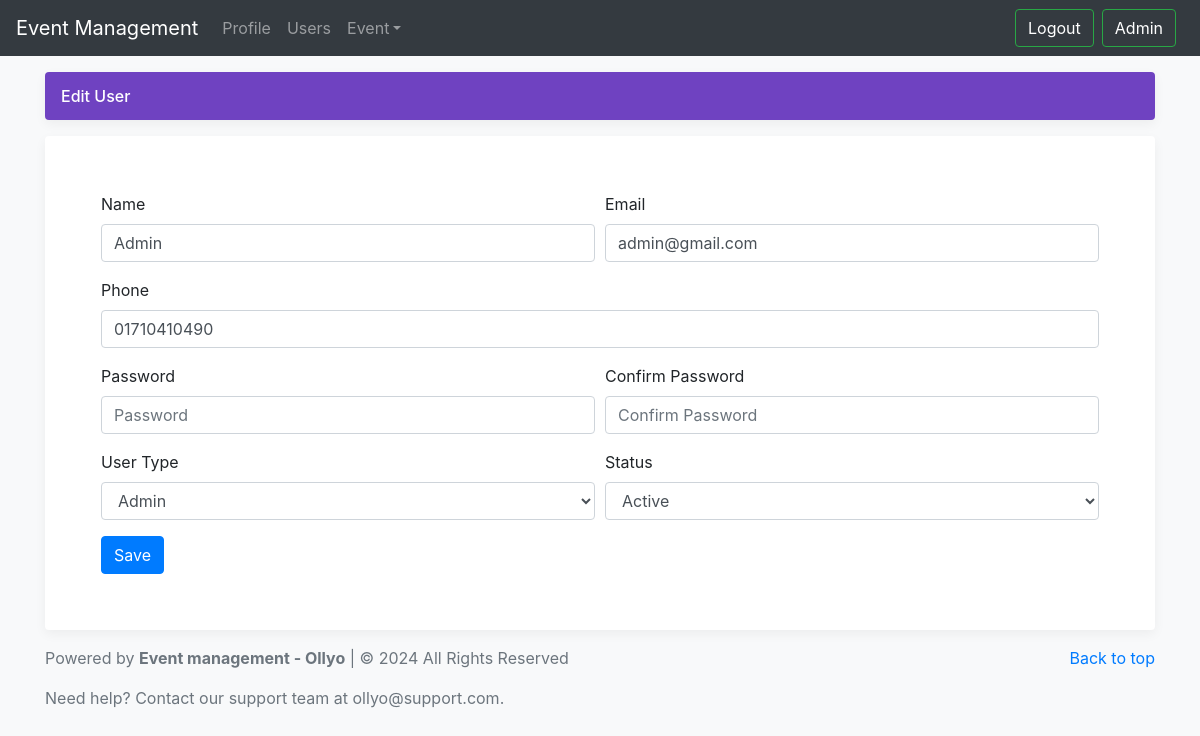
The page /edit_user.php?id=10 (signed in) on the database its author committed.
### tables this page shows
CREATE TABLE `users` (
  `id` int NOT NULL,
  `user_type` int NOT NULL COMMENT 'admin= 1;customer=2',
  `name` varchar(50) NOT NULL,
  `email` varchar(80) NOT NULL,
  `phone` varchar(20) NOT NULL,
  `password` varchar(100) NOT NULL,
  `status` tinyint(1) NOT NULL DEFAULT '0',
  `verify_code` varchar(10) DEFAULT NULL
);

CREATE TABLE `settings` (
  `id` int NOT NULL,
  `app_url` varchar(50) DEFAULT NULL,
  `app_name` varchar(100) DEFAULT NULL,
  `email` varchar(80) DEFAULT NULL,
  `phone` varchar(30) DEFAULT NULL,
  `host` varchar(50) DEFAULT NULL,
  `username` varchar(100) DEFAULT NULL,
  `password` varchar(100) DEFAULT NULL,
  `smtp_secure` varchar(30) DEFAULT NULL,
  `port` varchar(20) DEFAULT NULL
);

### edit_user.php (called while the page is built)
<?php
$page = "edit_user";
include 'index.php';
?>

### connect/Connect.php (called while the page is built, shortened)
<?php
class Connect {
    private $host = "localhost";
    private $dbname = "event_management_db";
    private $username = "root";
    private $password = "";
    public function __construct() {
        try {
            $dsn = "mysql:host={$this->host};dbname={$this->dbname};charset=utf8mb4";
            $options = [
                PDO::ATTR_ERRMODE => PDO::ERRMODE_EXCEPTION,
                PDO::ATTR_DEFAULT_FETCH_MODE => PDO::FETCH_ASSOC,
                PDO::ATTR_EMULATE_PREPARES => false,
            ];
            $this->pdo = new PDO($dsn, $this->username, $this->password, $options);
        } catch (PDOException $e) {
            die("Database connection failed: " . $e->getMessage());
        }
    }
}
?>

### app/HomeController.php (called while the page is built, shortened)
<?php
class HomeController extends Connect{
    public function singleDisplay($sql, $id)
    {
        $sqls = $sql. " WHERE `id` = " . $id;
        $stmt = $this->pdo->query($sqls);
        return $result = $stmt->fetchAll();
    }
}
?>

### app/SettingController.php (called while the page is built, shortened)
<?php
class SettingController extends Connect
{
    public function settingDisplay($sql)
    {
        $stmt = $this->pdo->query($sql);
        return $result = $stmt->fetchAll();
    }
}

### users/edit.php (the view, shortened to what this page needs)
<?php
$sql = "SELECT * FROM users ";
$user = $apps->singleDisplay($sql, $_GET['id'],);
if(isset($_SESSION['user_type']) && $_SESSION['user_type']==1){
    ?>
    <div class="d-flex align-items-center p-3 my-3 text-white-50 bg-purple rounded box-shadow">
        <div class="lh-100">
            <h6 class="mb-0 text-white lh-100">Edit User</h6>
        </div>
    </div>
    <div class="my-3 p-3 bg-white rounded box-shadow">
        <div class="card-body">
            <form action="" method="POST" id="createUserForm">
                <div class="card-body">
                    <div class="form-row row">
                        <div class="form-group col-md-6">
                            <label for="inputName">Name</label>
                            <input type="text" name="name" class="form-control" id="inputName" placeholder="Name" value="<?php if($user[0]['name']){ echo $user[0]['name'];}?>">
                        </div>
                        <div class="form-group col-md-6">
                            <label for="inputEmail">Email</label>
                            <input type="email" name="email" class="form-control" id="inputEmail" placeholder="Email" value="<?php if($user){ echo $user[0]['email'];}?>">
                        </div>
                    </div>
                    <div class="form-row row">
                        <div class="form-group col-md-12">
                            <label for="inputPhone">Phone</label>
                            <input type="text" name="phone" class="form-control" id="inputPhone" placeholder="Phone" value="<?php if($user){ echo $user[0]['phone'];}?>">
                        </div>
                    </div>
                    <div class="form-row row">
                        <div class="form-group col-md-6">
                            <label for="inputPasswords">Password</label>
                            <input type="password" name="password" class="form-control" id="inputPasswords" placeholder="Password">
                        </div>
                        <div class="form-group col-md-6">
                            <label for="inputConfirmPasswords">Confirm Password</label>
                            <input type="password" name="confirm_password" class="form-control" id="inputConfirmPasswords" placeholder="Confirm Password">
                        </div>
                    </div>
                    <div class="form-row row">
                        <div class="form-group col-md-6">
                            <label for="inputType">User Type</label>
                            <select class="form-control" id="inputType" name="user_type">
                                <option <?php echo ($user[0]['user_type'] == 1) ? 'selected' : ''; ?> value="1">Admin</option>
                            </select>
                        </div>
                        <div class="form-group col-md-6">
                            <label for="inputStatus">Status</label>
                            <select class="form-control" id="inputStatus" name="status">
                                <option <?php echo ($user[0]['status'] == 1) ? 'selected' : ''; ?> value="1">Active</option>
                            </select>
                        </div>
                    </div>
                    <button type="submit" name="form" class="btn btn-primary" id="createUser">Save</button>
                </div>
            </form>
        </div>
    </div>
    <?php
}
?>

### index.php (shortened to what this page needs)
<?php
include('connect/Connect.php');
include('app/HomeController.php');
include('app/Authentication.php');
include('app/SettingController.php');
$apps = new HomeController;
$setting = new SettingController;
$sql = "SELECT * FROM settings";
$settingResult = $setting->settingDisplay($sql);
?>
<!doctype html>
<html lang="en">
    <head>
        <link href="assets/css/bootstrap.min.css" rel="stylesheet">
        <link href="assets/css/offcanvas.css" rel="stylesheet">
        <link href="assets/css/custom.css" rel="stylesheet">
        <link href="assets/css/dataTables.bootstrap4.css" rel="stylesheet">
        <link href="assets/css/responsive.bootstrap4.css" rel="stylesheet">
    </head>
    <body class="bg-light">
        <nav class="navbar navbar-expand-md fixed-top navbar-dark bg-dark">
            <a class="navbar-brand" href="index.php">Event Management</a>
            <div class="navbar-collapse offcanvas-collapse" id="navbarsExampleDefault">
                <ul class="navbar-nav mr-auto">
                    <?php
                    if(isset($_SESSION['id'])) { ?>
                    <li class="nav-item">
                        <a class="nav-link" href="profile.php?id=<?php echo $_SESSION['id'];?>">Profile</a>
                    </li>
                    <?php } ?>
                    <?php
                    if(isset($_SESSION['user_type'])) {
                        if($_SESSION['user_type']==1){
                        ?>
                        <li class="nav-item">
                            <a class="nav-link" href="users.php">Users</a>
                        </li>
                        <li class="nav-item dropdown">
                            <a class="nav-link dropdown-toggle" href="javascript:void(0)" id="dropdown01" data-toggle="dropdown" aria-haspopup="true" aria-expanded="false">Event</a>
                        </li>
                    <?php } } ?>
                </ul>
                <div class="d-flex flex-row-reverse">
                    <?php
                    if(isset($_SESSION['id'])){
                        ?>
                        <a class="btn btn-outline-success my-2 my-sm-0 m-2 text-white" href="javascript:void(0)"><?php echo $_SESSION['name'];?></a>
                        <a class="btn btn-outline-success my-2 my-sm-0 text-white" href="?status=logout&logout=true">Logout</a>
                        <?php
                    }
                    else{
                        ?>
                        <a class="btn btn-success my-2 my-sm-0 m-2 text-white" href="singup.php">Sign up</a>
                        <a class="btn btn-success my-2 my-sm-0 text-white" href="singin.php">Sign in</a>
                        <?php
                    }
                    ?>
                </div>
            </div>
        </nav>
        <main role="main" class="container">
            <?php
            if(isset($page)){
                if($page == 'singin'){
                    include('partials/singin.php');
                }
                elseif($page == 'singup'){
                    include('partials/singup.php');
                }
                elseif($page == 'forgot_password'){
                    include('partials/forgot_password.php');
                }
                elseif($page == 'new_password'){
                    include('partials/new_password.php');
                }
                elseif($page == 'create_event'){
                    include('events/create.php');
                }
                elseif($page == 'events'){
                    include('events/index.php');
                }
                elseif($page == 'edit'){
                    include('events/edit.php');
                }
                elseif($page == 'show'){
                    include('events/show.php');
                }
                elseif($page == 'users'){
                    include('users/index.php');
                }
                elseif($page == 'create_user'){
                    include('users/create.php');
                }
                elseif($page == 'edit_user'){
                    include('users/edit.php');
                }
                elseif($page == 'trash'){
                    include('events/trash.php');
                }
                elseif($page == 'registration'){
                    include('partials/registration.php');
                }
                elseif($page == 'profile'){
                    include('users/profile.php');
                }
                elseif($page == 'setting'){
                    include('partials/setting.php');
                }
                elseif($page == 'success'){
                    include('partials/success.php');
                }
            }
            else{
                include('content.php');
            }
            ?>
        </main>
        <footer class="text-muted">
            <div class="container">
                <p class="float-right">
                    <a href="#">Back to top</a>
                </p>
                <p> Powered by <strong><?php echo ($settingResult[0]['app_name']) ? $settingResult[0]['app_name'] : ''?></strong> | © 2024 All Rights Reserved</p>
                <p>Need help? Contact our support team at <?php echo ($settingResult[0]['email']) ? $settingResult[0]['email'] : ''?>.</p>
            </div>
        </footer>
    </body>
</html>

### assets/css/offcanvas.css (style rules this page uses)
html, body { overflow-x: hidden; }
body { padding-top: 56px; }
.text-white-50 { color: rgba(255, 255, 255, .5); }
.bg-purple { background-color: var(--purple); }
.box-shadow { box-shadow: 0 .25rem .75rem rgba(0, 0, 0, .05); }
.lh-100 { line-height: 1; }

### rows shown on the page
users: name "Admin", email "admin@gmail.com", phone "01710410490", user_type "Admin", status "Active"
settings: app_name "Event management - Ollyo", email "ollyo@support.com"

### other values the page prints
$_SESSION['name'] "Admin"
